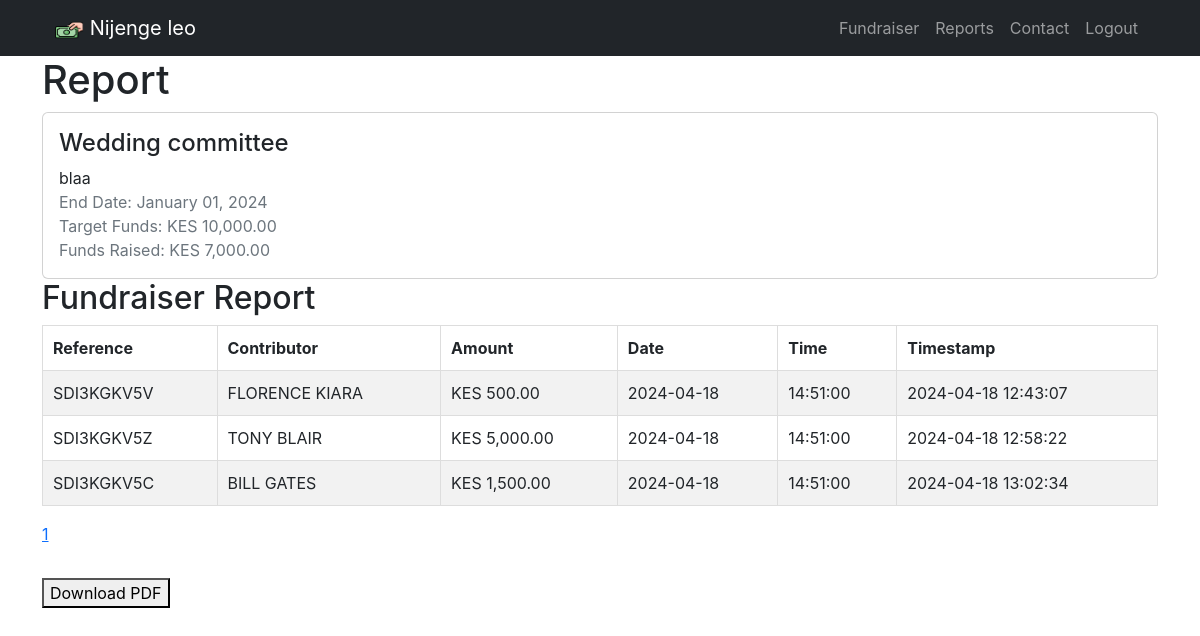
/report/2/page/1 (signed in), run on the app's committed database.
### models.py (models this page shows, shortened)
class Fundraiser(db.Model):
    id = db.Column(db.Integer, primary_key=True)
    user_id = db.Column(db.Integer, db.ForeignKey("user.id"), nullable=False)
    name = db.Column(db.String, nullable=False)
    description = db.Column(db.String)
    end_date = db.Column(db.DateTime, nullable=False)
    target_funds = db.Column(db.Integer, nullable=False)
    user = db.relationship("User", backref=db.backref("fundraisers", lazy=True))
    @property
    def funds_raised(self):
        total = (
            db.session.query(func.sum(Contribution.amount))
            .filter_by(fundraiser_id=self.id)
            .scalar()
        )
        return total or 0

class Contribution(db.Model):
    __tablename__ = 'contributions'
    contribution_id = db.Column(db.Integer, primary_key=True, autoincrement=True)
    fundraiser_id = db.Column(db.Integer, db.ForeignKey('fundraiser.id'), nullable=False)
    contribution_reference = db.Column(db.Text, nullable=False)
    contributor_name = db.Column(db.Text, nullable=False)
    phone_number = db.Column(db.Text, nullable=False)
    amount = db.Column(db.DECIMAL, nullable=False)
    contribution_date = db.Column(db.Date, nullable=False)
    contribution_time = db.Column(db.Time, nullable=False)
    timestamp = db.Column(db.DateTime(timezone=True), server_default=func.now())
    fundraiser = db.relationship('Fundraiser', backref='contributions')
    def to_dict(self):
        return {
            'contribution_reference': self.contribution_reference,
            'contributor_name': self.contributor_name,
            'phone_number': self.phone_number,
            'amount': self.amount,
            'contribution_time': self.contribution_time.strftime("%H:%M:%S"),  # Convert time to string
            'timestamp': self.timestamp.strftime("%Y-%m-%d %H:%M:%S"),  # Convert timestamp to string
            'contribution_date': self.contribution_date.strftime("%Y-%m-%d"),  # Convert date to string
        }

### app.py (the view)
@app.route("/report/<int:fundraiser_id>/page/<int:page_number>")
@login_required
def report(fundraiser_id, page_number):
    try:
        if fundraiser_id == 0:
            return redirect(
                url_for("fundraiser")
            )  # Call create_fundraiser() when fundraiser_id is 0
        fundraiser = Fundraiser.query.get_or_404(fundraiser_id)
        per_page = 10
        start = (page_number - 1) * per_page  # Calculate start index
        contributions = Contribution.query.filter_by(fundraiser_id=fundraiser_id)
        total_contributions = contributions.count()
        total_pages = math.ceil(total_contributions / per_page)
        if start >= total_contributions:
            return "Page number out of range", 404
        results = contributions.limit(per_page).offset(start).all()
        contributions_dicts = [contribution.to_dict() for contribution in results]
        return render_template(
            "report.html",
            fundraiser=fundraiser,
            contributions=contributions_dicts,
            total_pages=total_pages,
            current_page=page_number,
        )
    except Exception as e:
        app.logger.error(f"Error generating report: {str(e)}")
        return error(
            "An error occurred while generating the report. Please try again later.",
            500,
        )

### app.py (called while the page is built)
@app.template_filter("currency_format")
def currency_format(value):
    formatted_value = f"KES {value:,.2f}"  # Format as KES with thousands separator and 2 decimal places
    return formatted_value

### models.py (called while the page is built)
def login_required(func):
    @wraps(func)
    def decorated_function(*args, **kwargs):
        if 'user_id' not in session:
            return redirect(url_for('login'))
        g.user = User.query.get(session['user_id'])  # Retrieve user information
        return func(*args, **kwargs)
    return decorated_function

### templates/report.html (shortened to what this page needs)
{% extends "layout.html" %}
{% block content %}
<div class="container">
    <h1>Report</h1>
  <div class="card">
    <div class="card-body">
      <h4 class="card-title">{{ fundraiser.name }}</h4>
      <p class="card-text">{{ fundraiser.description }}</p>
      <p class="text-muted">
        End Date: {{ fundraiser.end_date.strftime("%B %d, %Y") }}<br>
        Target Funds: {{ fundraiser.target_funds | currency_format }}<br>
        Funds Raised: {{ fundraiser.funds_raised | currency_format }}
      </p>
    </div>
  </div>
  <h2>Fundraiser Report</h2>
  <table id="contributions-table" class="table table-bordered table-striped">
  <thead>
    <tr>
      <th>Reference</th>
      <th>Contributor</th>
      <th>Amount</th>
      <th>Date</th>
      <th>Time</th>
      <th>Timestamp</th>
    </tr>
  </thead>
  <tbody>
    {% for contribution in contributions %}  <tr>
        <td>{{ contribution.contribution_reference }}</td>
        <td>{{ contribution.contributor_name }}</td>
        <td>{{ contribution.amount|currency_format }}</td>
        <td>{{ contribution.contribution_date }}</td>
        <td>{{ contribution.contribution_time }}</td>
        <td>{{ contribution.timestamp }}</td>
      </tr>
    {% endfor %}
  </tbody>
</table>
  <nav aria-label="Page navigation">
    <ul class="pagination">
      {% for page in range(1, total_pages + 1) %}
      {% if page == current_page %}
      <li class="active"><a href="#" data-page-number="{{ page }}">{{ page }}</a></li>
      {% else %}
      <li>
        <a href="{{ url_for('report', fundraiser_id=fundraiser.id, page_number=page) }}" data-page-number="{{ page }}">{{
          page }}</a>
      </li>
      {% endif %}
      {% endfor %}
    </ul>
  </nav>
  <button id="download-pdf">Download PDF</button>
  <pre id="contributions-data" style="display: none;">{{ contributions|tojson }}</pre>  </div>
{% endblock %}

### data on the page
Fundraiser: name "Wedding committee", description "blaa", end_date "January 01, 2024", target_funds "KES 10,000.00"
Contribution: contribution_reference "SDI3KGKV5V", contributor_name "FLORENCE KIARA", amount "KES 500.00", contribution_date "2024-04-18", contribution_time "14:51:00", timestamp "2024-04-18 12:43:07"
Contribution: contribution_reference "SDI3KGKV5Z", contributor_name "TONY BLAIR", amount "KES 5,000.00", contribution_date "2024-04-18", contribution_time "14:51:00", timestamp "2024-04-18 12:58:22"
Contribution: contribution_reference "SDI3KGKV5C", contributor_name "BILL GATES", amount "KES 1,500.00", contribution_date "2024-04-18", contribution_time "14:51:00", timestamp "2024-04-18 13:02:34"

### other printed values
{{ fundraiser.funds_raised | currency_format }} "KES 7,000.00"
{{ page }} "1"
